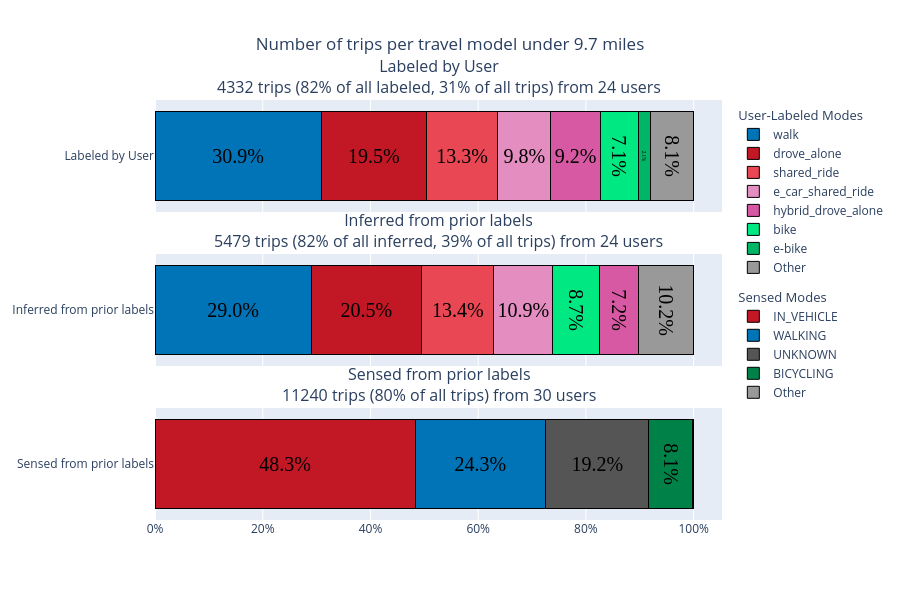

Write notebook code for a chart like this one.
### Code cell
panels = [
    {
        "df": expanded_ct_u80,
        "text": labeled_u80_quality_text,
        "label": "Labeled by User",
        "legend_title": "User-Labeled Modes",
        "mode_col": "mode_confirm_w_other",
        "colors": colors_mode,
        "show_legend": True,
    },

    {
        "df": expanded_ct_inferred_u80,
        "text": inferred_u80_quality_text,
        "label": "Inferred from prior labels",
        "legend_title": "Inferred Modes",
        "mode_col": "mode_confirm_w_other",
        "colors": colors_mode,
        "show_legend": False,
    },

    {
        "df": expanded_ct_sensed_u80,
        "text": sensed_u80_quality_text,
        "label": "Sensed from prior labels",
        "legend_title": "Sensed Modes",
        "mode_col": "primary_mode",
        "colors": colors_sensed,
        "show_legend": True,
    }
]

plot_four_layout = dict(   
    height=600,
    barmode='stack',
    showlegend=True,
    title=dict(text="Number of trips per travel model under 9.7 miles", x=0.5),
    legend=dict(
        orientation="v",
        traceorder="grouped",
        tracegroupgap=10
    )
)



plot_title = "Mode choice for trips under 80% mark - under 9.7 miles"
filename = f"Mode_choice_under_80{file_suffix}"

fig, filename = build_trip_plot(
    distance_col="distance",
    panels=panels,
    plot_title=plot_title,
    file_name=filename,
    threshold=0.02,
    apply_u80=True,
    layout=plot_four_layout,
    num_legends=1,
    use_distance=True
)

fig.update_layout(plot_four_layout)

### Figure 1 — Plotly figure (JSON) as saved in the notebook; plotly's stock layout.template omitted (floating-point values rounded to 4 significant figures)
{"data": [{"hovertemplate": "walk: 30.9%<extra></extra>", "insidetextanchor": "middle", "insidetextfont": {"color": "black", "family": "Times", "size": 20}, "legendgroup": "group_labeled_by_user", "legendgrouptitle": {"text": "User-Labeled Modes"}, "marker": {"color": "#0074b7", "line": {"color": "black", "width": 1}}, "name": "walk", "orientation": "h", "showlegend": true, "text": ["30.9%"], "textposition": "inside", "type": "bar", "x": [0.3089], "xaxis": "x", "y": ["Labeled by User"], "yaxis": "y"}, {"hovertemplate": "drove_alone: 19.5%<extra></extra>", "insidetextanchor": "middle", "insidetextfont": {"color": "black", "family": "Times", "size": 20}, "legendgroup": "group_labeled_by_user", "legendgrouptitle": {"text": "User-Labeled Modes"}, "marker": {"color": "#c21725", "line": {"color": "black", "width": 1}}, "name": "drove_alone", "orientation": "h", "showlegend": true, "text": ["19.5%"], "textposition": "inside", "type": "bar", "x": [0.1946], "xaxis": "x", "y": ["Labeled by User"], "yaxis": "y"}, {"hovertemplate": "shared_ride: 13.3%<extra></extra>", "insidetextanchor": "middle", "insidetextfont": {"color": "black", "family": "Times", "size": 20}, "legendgroup": "group_labeled_by_user", "legendgrouptitle": {"text": "User-Labeled Modes"}, "marker": {"color": "#e94754", "line": {"color": "black", "width": 1}}, "name": "shared_ride", "orientation": "h", "showlegend": true, "text": ["13.3%"], "textposition": "inside", "type": "bar", "x": [0.1332], "xaxis": "x", "y": ["Labeled by User"], "yaxis": "y"}, {"hovertemplate": "e_car_shared_ride: 9.8%<extra></extra>", "insidetextanchor": "middle", "insidetextfont": {"color": "black", "family": "Times", "size": 20}, "legendgroup": "group_labeled_by_user", "legendgrouptitle": {"text": "User-Labeled Modes"}, "marker": {"color": "#e48dc0", "line": {"color": "black", "width": 1}}, "name": "e_car_shared_ride", "orientation": "h", "showlegend": true, "text": ["9.8%"], "textposition": "inside", "type": "bar", "x": [0.09834], "xaxis": "x", "y": ["Labeled by User"], "yaxis": "y"}, {"hovertemplate": "hybrid_drove_alone: 9.2%<extra></extra>", "insidetextanchor": "middle", "insidetextfont": {"color": "black", "family": "Times", "size": 20}, "legendgroup": "group_labeled_by_user", "legendgrouptitle": {"text": "User-Labeled Modes"}, "marker": {"color": "#d859a3", "line": {"color": "black", "width": 1}}, "name": "hybrid_drove_alone", "orientation": "h", "showlegend": true, "text": ["9.2%"], "textposition": "inside", "type": "bar", "x": [0.09164], "xaxis": "x", "y": ["Labeled by User"], "yaxis": "y"}, {"hovertemplate": "bike: 7.1%<extra></extra>", "insidetextanchor": "middle", "insidetextfont": {"color": "black", "family": "Times", "size": 20}, "legendgroup": "group_labeled_by_user", "legendgrouptitle": {"text": "User-Labeled Modes"}, "marker": {"color": "#00e882", "line": {"color": "black", "width": 1}}, "name": "bike", "orientation": "h", "showlegend": true, "text": ["7.1%"], "textposition": "inside", "type": "bar", "x": [0.07087], "xaxis": "x", "y": ["Labeled by User"], "yaxis": "y"}, {"hovertemplate": "e-bike: 2.1%<extra></extra>", "insidetextanchor": "middle", "insidetextfont": {"color": "black", "family": "Times", "size": 20}, "legendgroup": "group_labeled_by_user", "legendgrouptitle": {"text": "User-Labeled Modes"}, "marker": {"color": "#00b565", "line": {"color": "black", "width": 1}}, "name": "e-bike", "orientation": "h", "showlegend": true, "text": ["2.1%"], "textposition": "inside", "type": "bar", "x": [0.02147], "xaxis": "x", "y": ["Labeled by User"], "yaxis": "y"}, {"hovertemplate": "Other: 8.1%<extra></extra>", "insidetextanchor": "middle", "insidetextfont": {"color": "black", "family": "Times", "size": 20}, "legendgroup": "group_labeled_by_user", "legendgrouptitle": {"text": "User-Labeled Modes"}, "marker": {"color": "#999", "line": {"color": "black", "width": 1}}, "name": "Other", "orientation": "h", "showlegend": true, "text": ["8.1%"], "textposition": "inside", "type": "bar", "x": [0.08102], "xaxis": "x", "y": ["Labeled by User"], "yaxis": "y"}, {"hovertemplate": "walk: 29.0%<extra></extra>", "insidetextanchor": "middle", "insidetextfont": {"color": "black", "family": "Times", "size": 20}, "legendgroup": "group_inferred_from_prior_labels", "legendgrouptitle": {"text": "Inferred Modes"}, "marker": {"color": "#0074b7", "line": {"color": "black", "width": 1}}, "name": "walk", "orientation": "h", "showlegend": false, "text": ["29.0%"], "textposition": "inside", "type": "bar", "x": [0.29], "xaxis": "x2", "y": ["Inferred from prior labels"], "yaxis": "y2"}, {"hovertemplate": "drove_alone: 20.5%<extra></extra>", "insidetextanchor": "middle", "insidetextfont": {"color": "black", "family": "Times", "size": 20}, "legendgroup": "group_inferred_from_prior_labels", "legendgrouptitle": {"text": "Inferred Modes"}, "marker": {"color": "#c21725", "line": {"color": "black", "width": 1}}, "name": "drove_alone", "orientation": "h", "showlegend": false, "text": ["20.5%"], "textposition": "inside", "type": "bar", "x": [0.205], "xaxis": "x2", "y": ["Inferred from prior labels"], "yaxis": "y2"}, {"hovertemplate": "shared_ride: 13.4%<extra></extra>", "insidetextanchor": "middle", "insidetextfont": {"color": "black", "family": "Times", "size": 20}, "legendgroup": "group_inferred_from_prior_labels", "legendgrouptitle": {"text": "Inferred Modes"}, "marker": {"color": "#e94754", "line": {"color": "black", "width": 1}}, "name": "shared_ride", "orientation": "h", "showlegend": false, "text": ["13.4%"], "textposition": "inside", "type": "bar", "x": [0.1341], "xaxis": "x2", "y": ["Inferred from prior labels"], "yaxis": "y2"}, {"hovertemplate": "e_car_shared_ride: 10.9%<extra></extra>", "insidetextanchor": "middle", "insidetextfont": {"color": "black", "family": "Times", "size": 20}, "legendgroup": "group_inferred_from_prior_labels", "legendgrouptitle": {"text": "Inferred Modes"}, "marker": {"color": "#e48dc0", "line": {"color": "black", "width": 1}}, "name": "e_car_shared_ride", "orientation": "h", "showlegend": false, "text": ["10.9%"], "textposition": "inside", "type": "bar", "x": [0.1093], "xaxis": "x2", "y": ["Inferred from prior labels"], "yaxis": "y2"}, {"hovertemplate": "bike: 8.7%<extra></extra>", "insidetextanchor": "middle", "insidetextfont": {"color": "black", "family": "Times", "size": 20}, "legendgroup": "group_inferred_from_prior_labels", "legendgrouptitle": {"text": "Inferred Modes"}, "marker": {"color": "#00e882", "line": {"color": "black", "width": 1}}, "name": "bike", "orientation": "h", "showlegend": false, "text": ["8.7%"], "textposition": "inside", "type": "bar", "x": [0.08669], "xaxis": "x2", "y": ["Inferred from prior labels"], "yaxis": "y2"}, {"hovertemplate": "hybrid_drove_alone: 7.2%<extra></extra>", "insidetextanchor": "middle", "insidetextfont": {"color": "black", "family": "Times", "size": 20}, "legendgroup": "group_inferred_from_prior_labels", "legendgrouptitle": {"text": "Inferred Modes"}, "marker": {"color": "#d859a3", "line": {"color": "black", "width": 1}}, "name": "hybrid_drove_alone", "orientation": "h", "showlegend": false, "text": ["7.2%"], "textposition": "inside", "type": "bar", "x": [0.07246], "xaxis": "x2", "y": ["Inferred from prior labels"], "yaxis": "y2"}, {"hovertemplate": "Other: 10.2%<extra></extra>", "insidetextanchor": "middle", "insidetextfont": {"color": "black", "family": "Times", "size": 20}, "legendgroup": "group_inferred_from_prior_labels", "legendgrouptitle": {"text": "Inferred Modes"}, "marker": {"color": "#999", "line": {"color": "black", "width": 1}}, "name": "Other", "orientation": "h", "showlegend": false, "text": ["10.2%"], "textposition": "inside", "type": "bar", "x": [0.1024], "xaxis": "x2", "y": ["Inferred from prior labels"], "yaxis": "y2"}, {"hovertemplate": "IN_VEHICLE: 48.3%<extra></extra>", "insidetextanchor": "middle", "insidetextfont": {"color": "black", "family": "Times", "size": 20}, "legendgroup": "group_sensed_from_prior_labels", "legendgrouptitle": {"text": "Sensed Modes"}, "marker": {"color": "#c21725", "line": {"color": "black", "width": 1}}, "name": "IN_VEHICLE", "orientation": "h", "showlegend": true, "text": ["48.3%"], "textposition": "inside", "type": "bar", "x": [0.4828], "xaxis": "x3", "y": ["Sensed from prior labels"], "yaxis": "y3"}, {"hovertemplate": "WALKING: 24.3%<extra></extra>", "insidetextanchor": "middle", "insidetextfont": {"color": "black", "family": "Times", "size": 20}, "legendgroup": "group_sensed_from_prior_labels", "legendgrouptitle": {"text": "Sensed Modes"}, "marker": {"color": "#0074b7", "line": {"color": "black", "width": 1}}, "name": "WALKING", "orientation": "h", "showlegend": true, "text": ["24.3%"], "textposition": "inside", "type": "bar", "x": [0.2425], "xaxis": "x3", "y": ["Sensed from prior labels"], "yaxis": "y3"}, {"hovertemplate": "UNKNOWN: 19.2%<extra></extra>", "insidetextanchor": "middle", "insidetextfont": {"color": "black", "family": "Times", "size": 20}, "legendgroup": "group_sensed_from_prior_labels", "legendgrouptitle": {"text": "Sensed Modes"}, "marker": {"color": "#555555", "line": {"color": "black", "width": 1}}, "name": "UNKNOWN", "orientation": "h", "showlegend": true, "text": ["19.2%"], "textposition": "inside", "type": "bar", "x": [0.1916], "xaxis": "x3", "y": ["Sensed from prior labels"], "yaxis": "y3"}, {"hovertemplate": "BICYCLING: 8.1%<extra></extra>", "insidetextanchor": "middle", "insidetextfont": {"color": "black", "family": "Times", "size": 20}, "legendgroup": "group_sensed_from_prior_labels", "legendgrouptitle": {"text": "Sensed Modes"}, "marker": {"color": "#008148", "line": {"color": "black", "width": 1}}, "name": "BICYCLING", "orientation": "h", "showlegend": true, "text": ["8.1%"], "textposition": "inside", "type": "bar", "x": [0.08141], "xaxis": "x3", "y": ["Sensed from prior labels"], "yaxis": "y3"}, {"hovertemplate": "Other: 0.2%<extra></extra>", "insidetextanchor": "middle", "insidetextfont": {"color": "black", "family": "Times", "size": 20}, "legendgroup": "group_sensed_from_prior_labels", "legendgrouptitle": {"text": "Sensed Modes"}, "marker": {"color": "#999", "line": {"color": "black", "width": 1}}, "name": "Other", "orientation": "h", "showlegend": true, "text": ["0.2%"], "textposition": "inside", "type": "bar", "x": [0.001601], "xaxis": "x3", "y": ["Sensed from prior labels"], "yaxis": "y3"}], "layout": {"annotations": [{"font": {"size": 16}, "showarrow": false, "text": "Labeled by User<br>4332 trips (82% of all labeled,\n31% of all trips)\nfrom 24 users", "x": 0.5, "xanchor": "center", "xref": "paper", "y": 1, "yanchor": "bottom", "yref": "paper"}, {"font": {"size": 16}, "showarrow": false, "text": "Inferred from prior labels<br>5479 trips (82% of all inferred,\n39% of all trips)\nfrom 24 users", "x": 0.5, "xanchor": "center", "xref": "paper", "y": 0.6333, "yanchor": "bottom", "yref": "paper"}, {"font": {"size": 16}, "showarrow": false, "text": "Sensed from prior labels<br>11240 trips (80% of all trips)\nfrom 30 users", "x": 0.5, "xanchor": "center", "xref": "paper", "y": 0.2667, "yanchor": "bottom", "yref": "paper"}], "barmode": "stack", "height": 600, "legend": {"orientation": "v", "tracegroupgap": 10, "traceorder": "grouped"}, "showlegend": true, "title": {"text": "Number of trips per travel model under 9.7 miles", "x": 0.5}, "xaxis": {"anchor": "y", "domain": [0, 1], "matches": "x3", "showticklabels": false, "tickformat": ".0%"}, "xaxis2": {"anchor": "y2", "domain": [0, 1], "matches": "x3", "showticklabels": false, "tickformat": ".0%"}, "xaxis3": {"anchor": "y3", "domain": [0, 1], "tickformat": ".0%"}, "yaxis": {"anchor": "x", "domain": [0.7333, 1]}, "yaxis2": {"anchor": "x2", "domain": [0.3667, 0.6333]}, "yaxis3": {"anchor": "x3", "domain": [0, 0.2667]}}}
